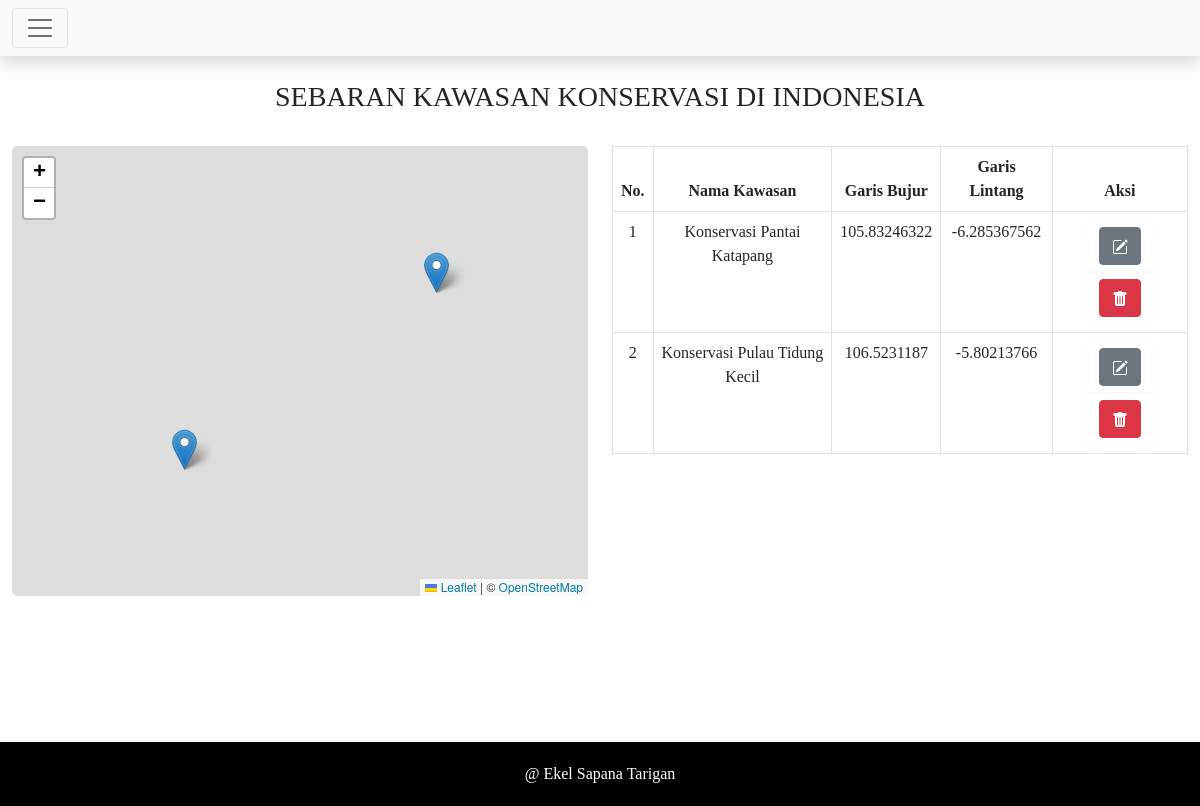
Page /konservasi/ (signed in) on the committed database.
### konservasi_app/models.py (models this page shows, shortened)
class kawasan(models.Model):
     nama_konservasi        = models.CharField(max_length=75)
     lintang = models.FloatField(null=True)
     bujur = models.FloatField(null=True)

### konservasi_app/views.py (the view)
# urls.py: path("konservasi/", konservasi),
@login_required(login_url='login')
def konservasi(request):
      konser = kawasan.objects.all()
      titik_json = serializers.serialize('json', konser)
      konteks = {
          "Judul"   : "Konservasi",
          'konser' : konser,
          'titik_json' : titik_json,
      }
      return render(request, "konservasi.html", konteks)

### konservasi_app/templates/konservasi.html (shortened to what this page needs)
{% extends "base.html" %}
{% load static %}
{% block content %}
<br>
<h3 style="font-family: Open-sans; text-align: center;">SEBARAN KAWASAN KONSERVASI DI INDONESIA</h3>
<br>
<div class="container-fluid">
  <div class="row">
<div class="col-6">
  <div id="map"></div><br>
</div>
<div class="col-6">
  <table class="table table-bordered nomor" style="font-family: Open-sans;">
    <thead>
      <tr style="text-align: center;">
        <th>No.</th>
        <th>Nama Kawasan</th>
        <th>Garis Bujur</th>
        <th>Garis Lintang</th>
        <th>Aksi</th>
      </tr>
    </thead>
    <tbody style="text-align: center;">
      <tr>
        {% for kawasan in konser %}
        <td></td>
        <td>{{ kawasan.nama_konservasi }}</td>
        <td>{{ kawasan.bujur }}</td>
        <td>{{ kawasan.lintang }}</td>
        <td>
          <button type="button" class="btn btn-outline-light"><a class="btn btn-secondary" href="{% url 'edit_konservasi' kawasan.pk %}">
          </button></a>
          <button type="button" class="btn btn-outline-light"><a class="btn btn-danger" href="#" role="button" onclick="hapusbuku('{{ kawasan.pk }}', '{{ kawasan.nama_konservasi }}')">
          </button></a>
        </td>
      </tr>
      {% endfor %}
    </tbody>
  </table>
</div>
</div>
<br>
  </div>
{% endblock %}

### templates/base.html (style rules this page uses)
.nomor { counter-reset: serial-number; }
.nomor td:first-child:before { counter-increment: serial-number; content: counter(serial-number); }
html, body { height: 75%; margin: 0; }
#map { height: 450px; width : 100%; max-width : 100%; max-height: 450px; border-radius: 5px; }

### rows in the picture
kawasan: nama_konservasi "Konservasi Pantai Katapang", bujur "105.83246322", lintang "-6.285367562"
kawasan: nama_konservasi "Konservasi Pulau Tidung Kecil", bujur "106.5231187", lintang "-5.80213766"
